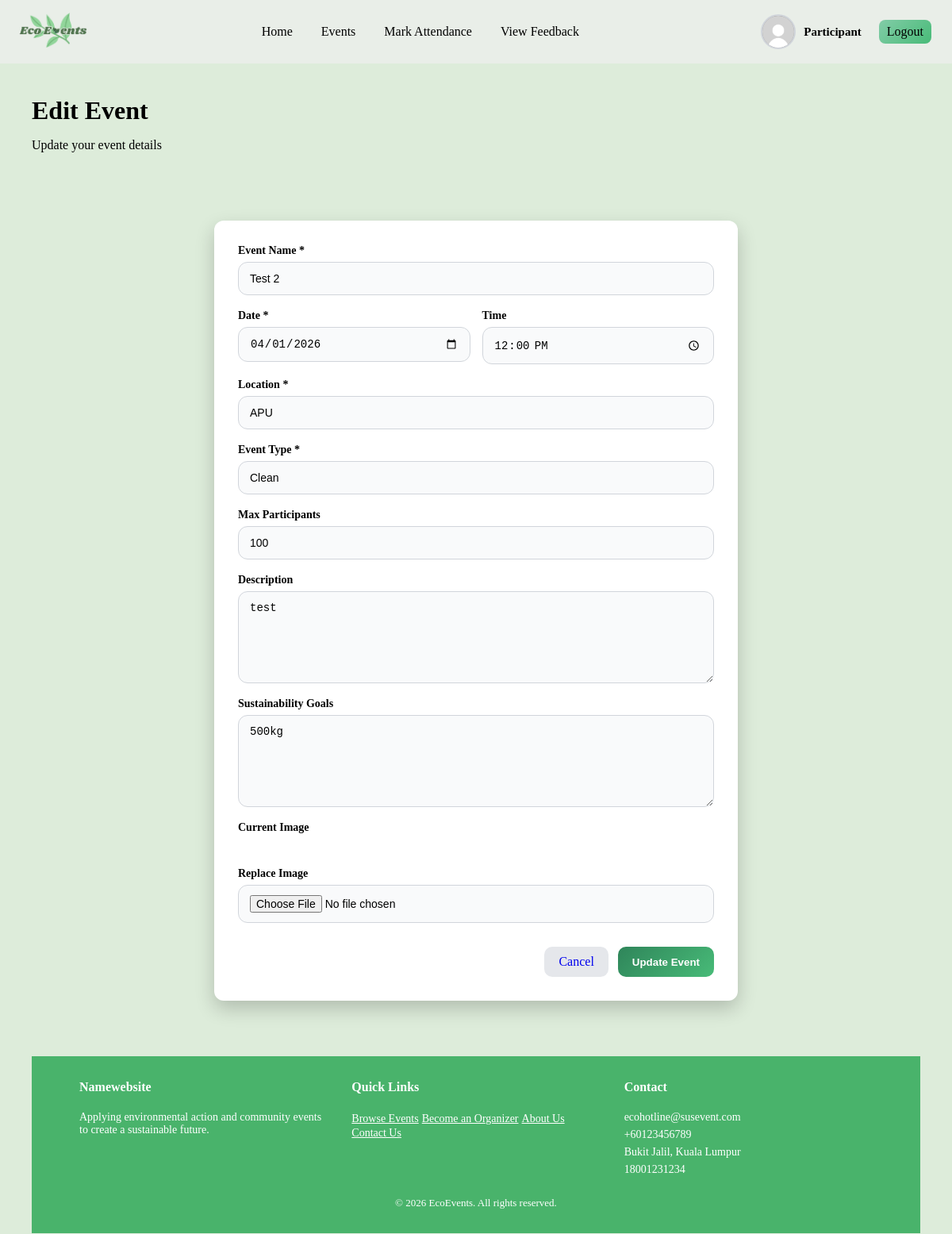
The page /EventOrg/edit_event.php?id=7 on the database as committed earlier.
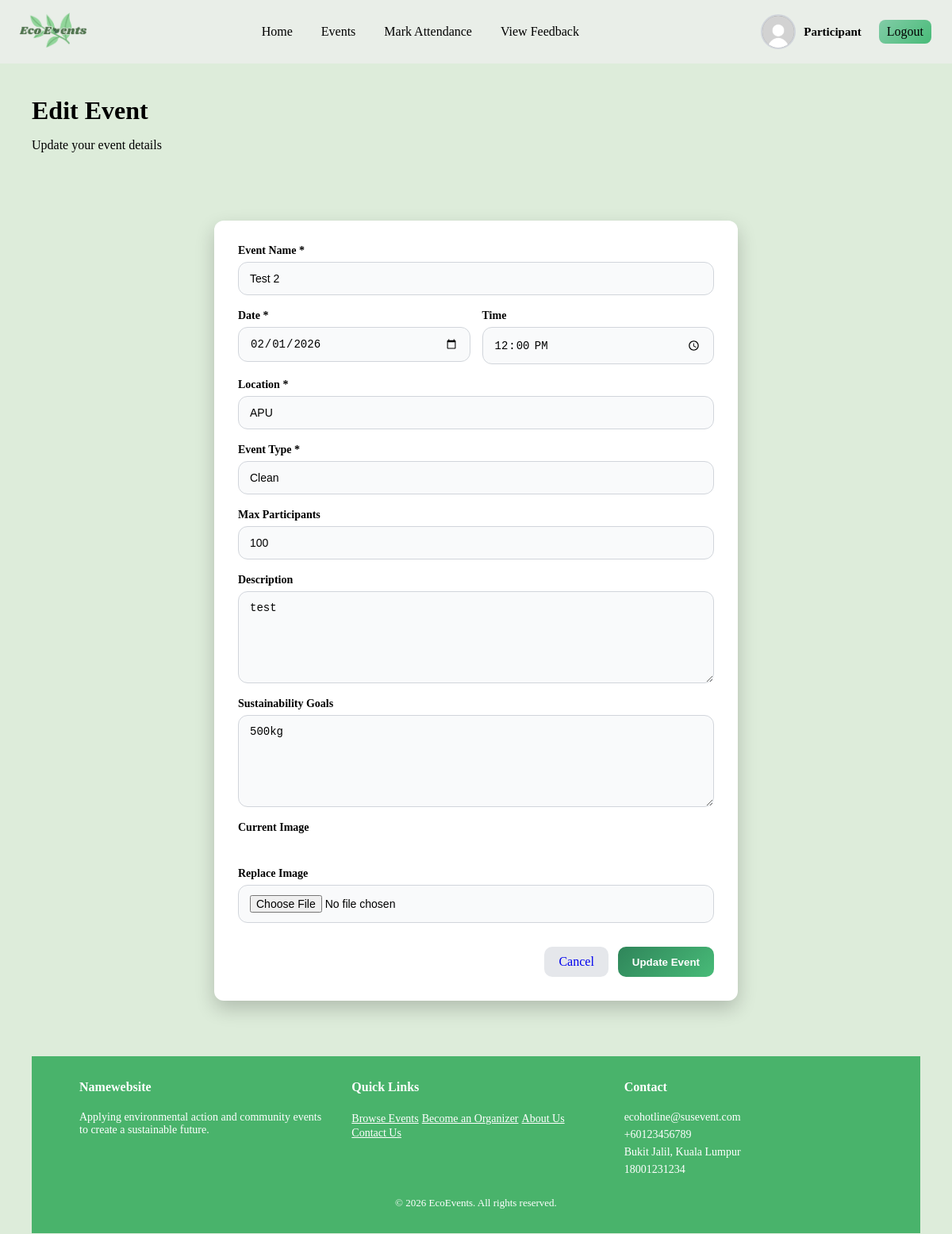
The same page on the database as committed later.
### tables this page shows
CREATE TABLE `events` (
  `id` int(11) NOT NULL,
  `event_name` varchar(255) NOT NULL,
  `event_date` date NOT NULL,
  `event_time` time DEFAULT NULL,
  `event_location` varchar(255) NOT NULL,
  `event_type` varchar(100) NOT NULL,
  `max_participants` int(11) DEFAULT NULL,
  `description` text DEFAULT NULL,
  `sustainability_goals` text DEFAULT NULL,
  `event_image` varchar(255) DEFAULT NULL,
  `status` varchar(50) DEFAULT 'Pending',
  `created_at` timestamp NOT NULL DEFAULT current_timestamp(),
  `last_updated_at` timestamp NULL DEFAULT NULL,
  `update_notice` varchar(255) DEFAULT NULL,
  `show_update_notice` tinyint(1) DEFAULT 0,
  `waste_report` text DEFAULT NULL,
  `organizer_id` int(11) DEFAULT NULL
);

### EventOrg/edit_event.php (the view, shortened to what this page needs)
<?php
include("config.php");
$id = (int) $_GET['id'];
$result = $conn->query("SELECT * FROM events WHERE id = $id");
$row = $result->fetch_assoc();
?>
<!DOCTYPE html>
<html lang="en">
<head>
  <link rel="stylesheet" href="CSS/style.css">
</head>
<body class="Dashboard">
<?php include("header.php"); ?>
<div class="EventDiscrption">
  <div class="EventDiscrption-text">
    <h1>Edit Event</h1>
    <p>Update your event details</p>
  </div>
</div>
<div class="modal-content" style="display:block; margin:40px auto;">
  <form method="POST" action="updateEvent.php" enctype="multipart/form-data">
    <div class="form-group">
      <label>Event Name *</label>
      <input type="text" name="event_name" value="<?php echo htmlspecialchars($row['event_name']); ?>" required>
    </div>
    <div class="form-row">
      <div class="form-group">
        <label>Date *</label>
        <input type="date" name="event_date" value="<?php echo $row['event_date']; ?>" required>
      </div>
      <div class="form-group">
        <label>Time</label>
        <input type="time" name="event_time" value="<?php echo $row['event_time']; ?>">
      </div>
    </div>
    <div class="form-group">
      <label>Location *</label>
      <input type="text" name="event_location" value="<?php echo htmlspecialchars($row['event_location']); ?>" required>
    </div>
    <div class="form-group">
      <label>Event Type *</label>
      <input type="text" name="eventType" value="<?php echo htmlspecialchars($row['event_type']); ?>" required>
    </div>
    <div class="form-group">
      <label>Max Participants</label>
      <input type="number" name="max_participants" min="1" value="<?php echo $row['max_participants']; ?>">
    </div>
    <div class="form-group">
      <label>Description</label>
      <textarea name="description"><?php echo htmlspecialchars($row['description']); ?></textarea>
    </div>
    <div class="form-group">
      <label>Sustainability Goals</label>
      <textarea name="sustainability_goals"><?php echo htmlspecialchars($row['sustainability_goals']); ?></textarea>
    </div>
    <div class="form-group">
      <label>Current Image</label><br>
    </div>
    <div class="form-group">
      <label>Replace Image</label>
      <input type="file" name="event_image" accept="image/*">
    </div>
<div class="modal-buttons">
  <a href="event_details.php?id=<?php echo $row['id']; ?>" class="btn-secondary">
    Cancel
  </a>
  <button type="submit" class="btn-primary">
    Update Event
  </button>
</div>
  </form>
</div>
<?php include("footer.php"); ?>
</body>
</html>

Rows that differ between the two databases and show on the page:
changed events "Test 2": event_date "04/01/2026" → "02/01/2026"
